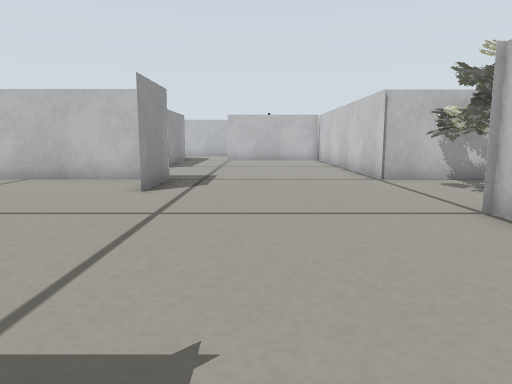
View 1 (above)

19 first-person views from a walk through a world built for the Gazebo simulator. The camera is 0.22 m above the floor, tilts 8° down and sees 70° across. Floor lines are 1 m apart. The floor is counted in squares, 0.2 m on a side. Each view is taken from the middle of a square. On the plan, view 1 faces up. The plan holds only what a view shows up to about 14 squares ahead; the rest is blank. The robots in the file are not drawn.

View 2
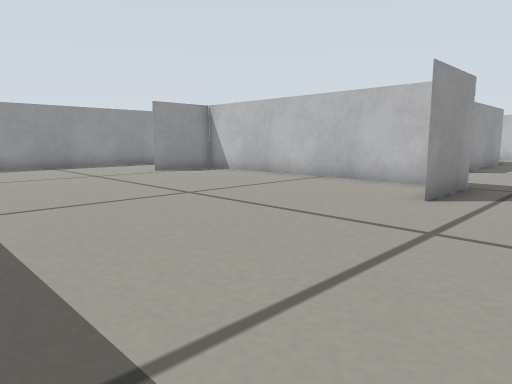

View 3
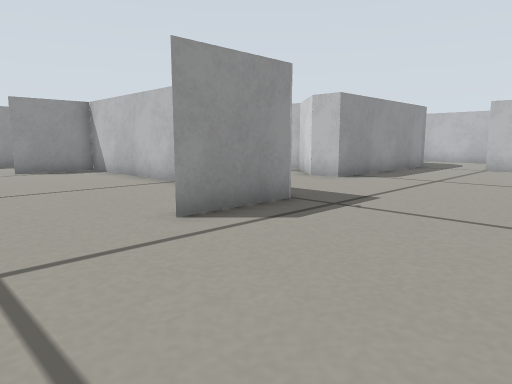

View 4
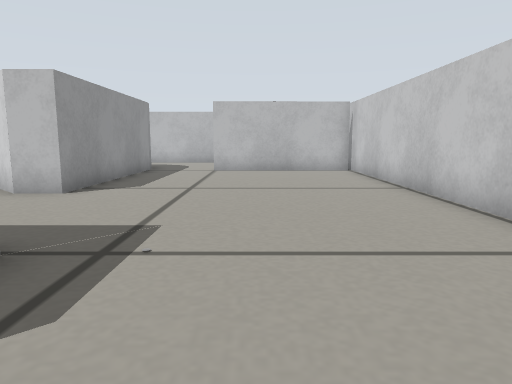

View 5
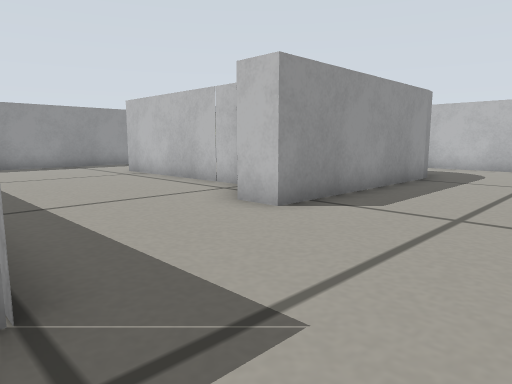

View 6
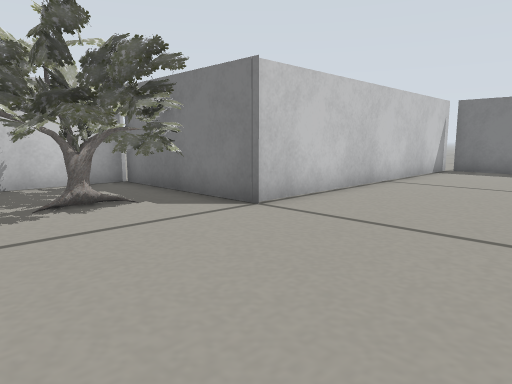

View 7
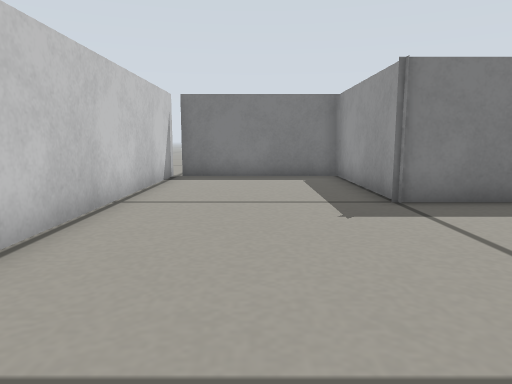

View 8
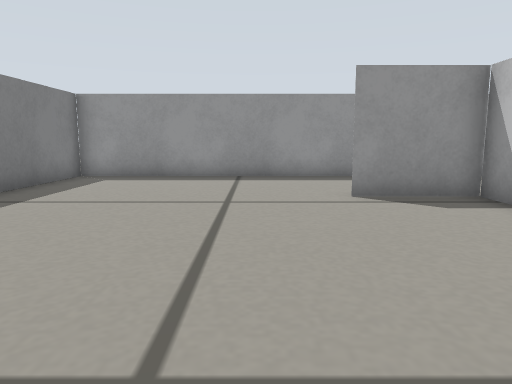

View 9
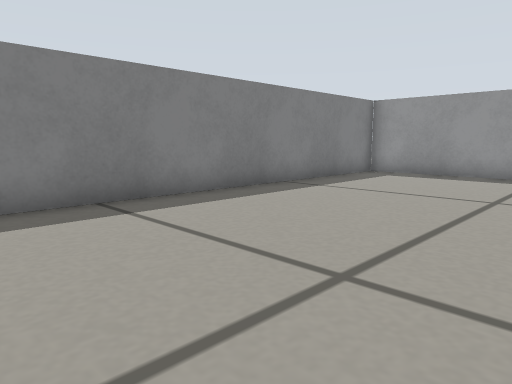

View 10
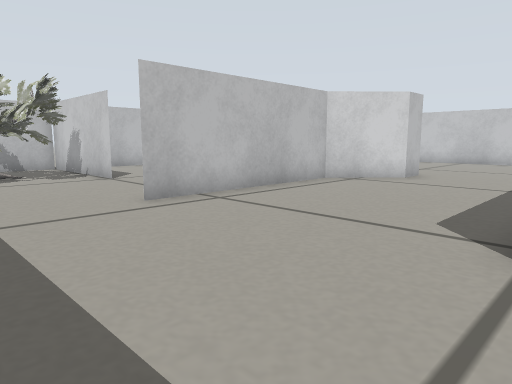

View 11
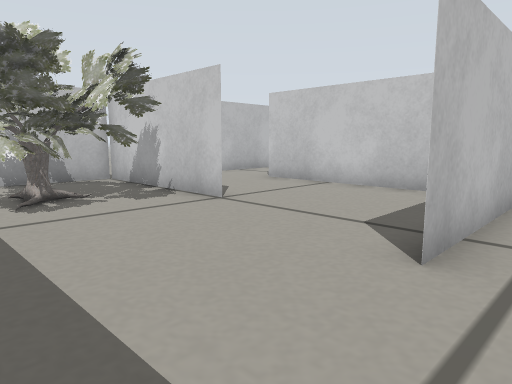

View 12
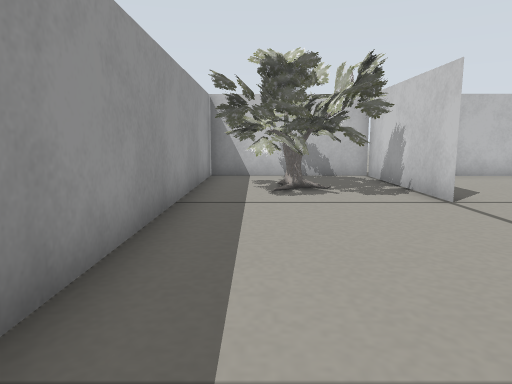

View 13
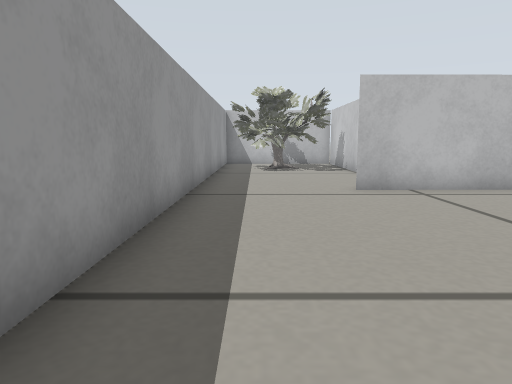

View 14
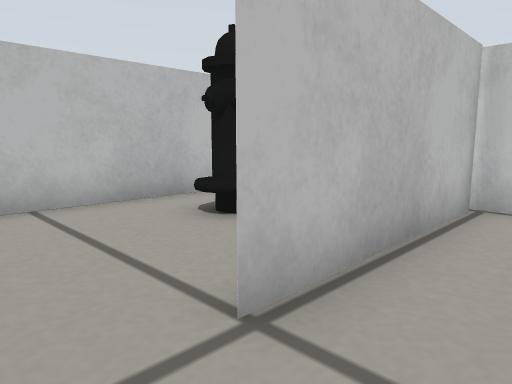

View 15
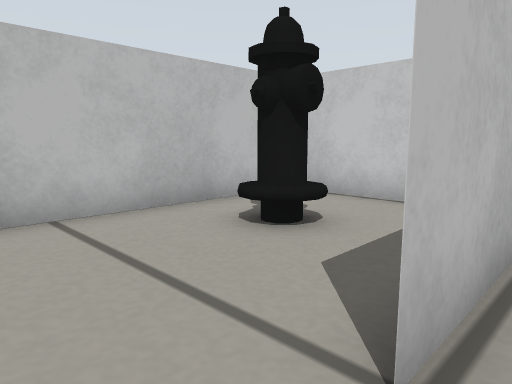

View 16
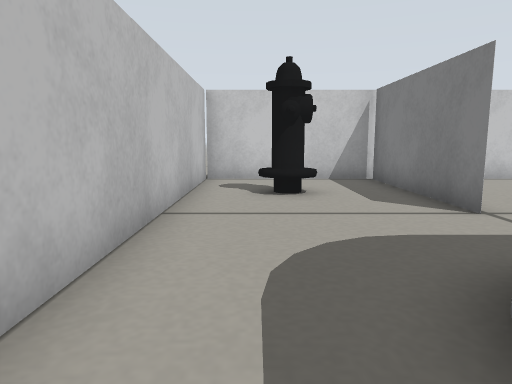

View 17
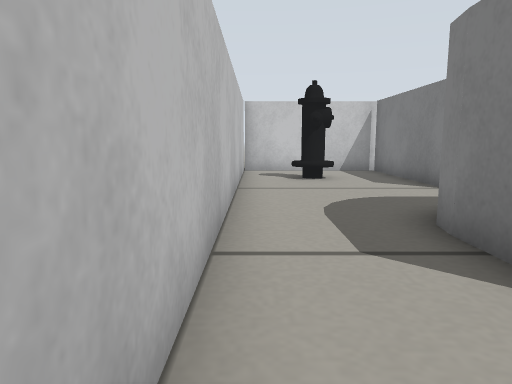

View 18
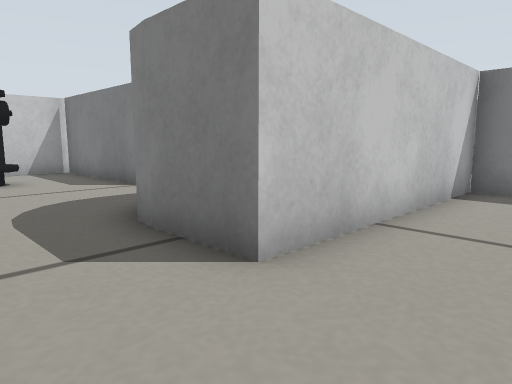

View 19
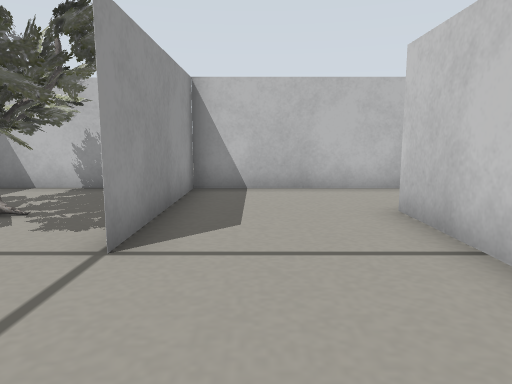

### Floor plan
Ten units are one square. View 1 is at (0, 0); x grows to the right and y downward. Boxes are objects, and circles mark ways between rooms. Rooms are numbered by the first view taken in them; rooms with no view inside come last. Other rooms are left out.
<svg viewBox="-169 -260 250 315">
<path fill="none" stroke="#000" d="M-25 -105 -25 -78M-24 -104 -122 -104 -122 -79M66 -104 36 -104 36 -209M-40 -210 -40 -146 -51 -146 -68 -162 -128 -162M-164 -165 -164 -5 -16 -5 -16 45 33 45M36 46 36 -55 76 -55M36 -206 -16 -206M-59 -227 -53 -226M-41 -215 -40 -209M-16 -206 34 -206M-115 -255 -115 -204M-77 -162 -77 -227 -57 -227M36 -209 36 -254 -109 -254M-164 -212 -164 -165M-109 -254 -164 -254M-115 -204 -115 -255"/>
<rect x="35" y="-105" width="40" height="50" fill="#bbb"><title>oak tree</title></rect>
<rect x="-5" y="-245" width="20" height="20" fill="#bbb"><title>fire hydrant</title></rect>
<circle cx="-25" cy="-210" r="3" fill="#2a7"/>
<circle cx="-145" cy="-160" r="3" fill="#2a7"/>
<circle cx="-110" cy="-185" r="3" fill="#2a7"/>
<circle cx="-120" cy="-210" r="3" fill="#2a7"/>
<text x="-50" y="-80">1</text>
<text x="-50" y="-230">2</text>
<text x="-140" y="-190">3</text>
<text x="-120" y="-230">4</text>
</svg>
Room 1 opens to room 2. Room 1 opens to room 3. Room 2 opens to room 3. Room 3 opens to room 4.

Where each view was taken, in squares from view 1:
view 1: 0 up, 0 right, facing up
view 2: 1 up, 0 right, facing up-left
view 3: 5 up, 2 right, facing up-left
view 4: 7 up, 0 right, facing up
view 5: 10 up, 0 right, facing up-left
view 6: 10 up, 1 left, facing down-right
view 7: 7 up, 1 right, facing down
view 8: 6 up, 5 left, facing left
view 9: 7 up, 4 left, facing down-left
view 10: 10 up, 16 left, facing up-right
view 11: 15 up, 16 left, facing up-right
view 12: 14 up, 15 left, facing up
view 13: 8 up, 15 left, facing up
view 14: 19 up, 3 left, facing up-right
view 15: 20 up, 3 left, facing up-right
view 16: 24 up, 7 left, facing right
view 17: 25 up, 10 left, facing right
view 18: 25 up, 10 left, facing down-right
view 19: 17 up, 10 left, facing up
